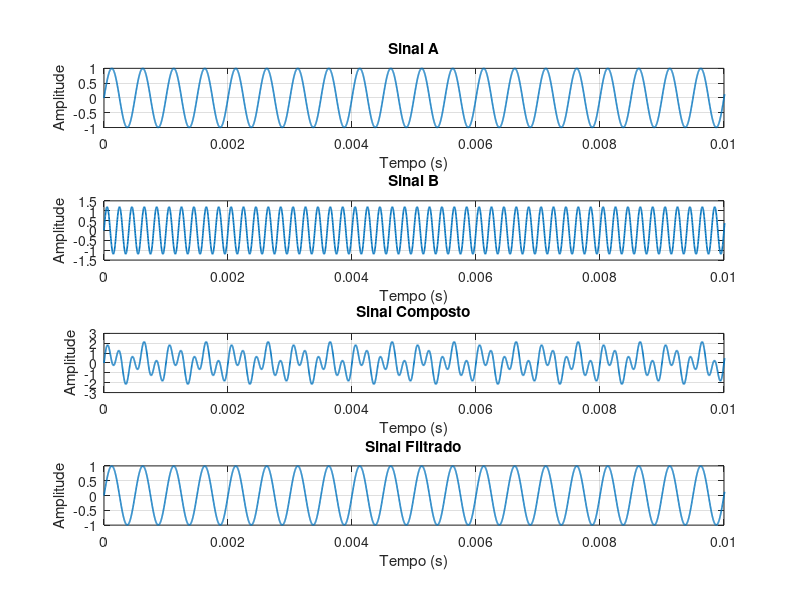
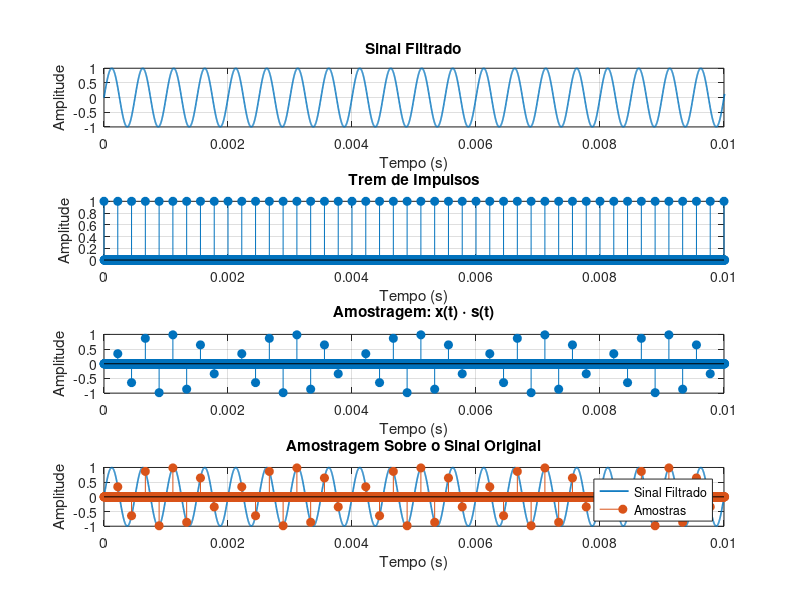
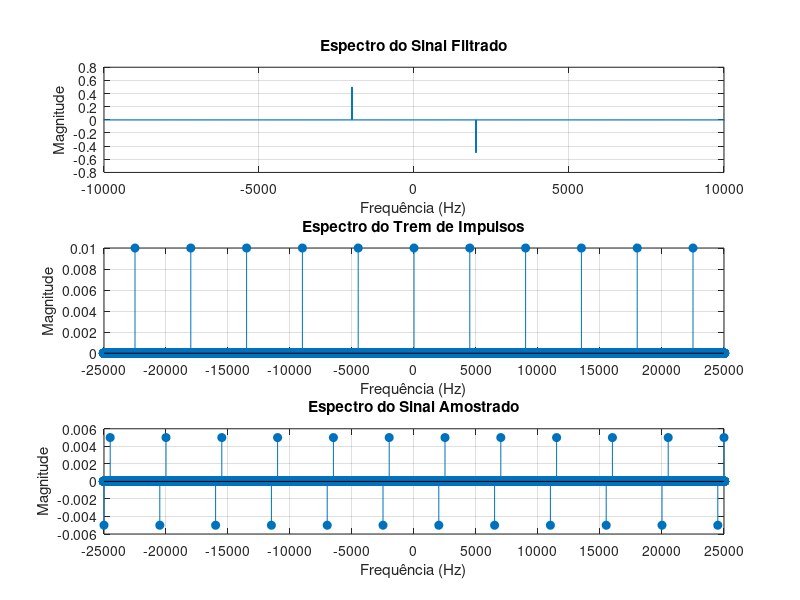
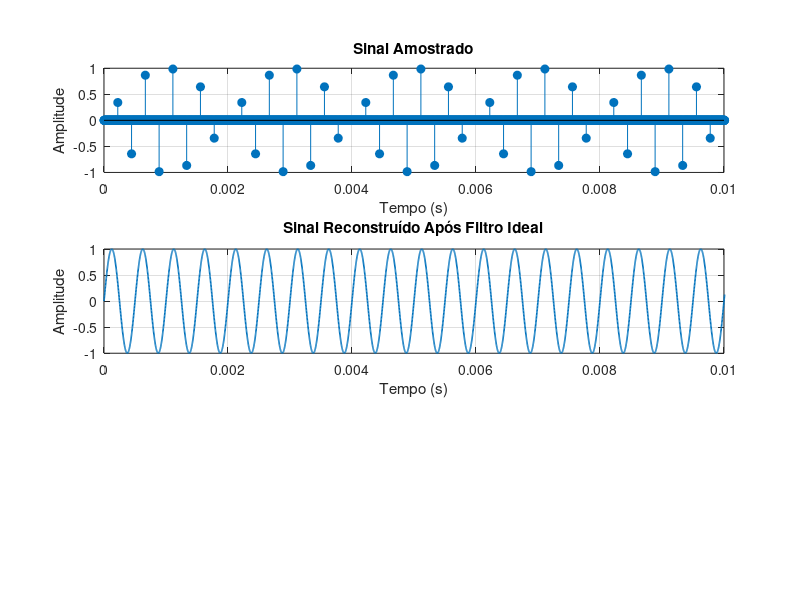

MATLAB code to generate these figures, in order:
clear;
clc;
close all;

pkg load signal;

f1 = 2e3;%Frequencia da senoide a ser amostrada
f2 = 5e3;%Frequencia da senoide do impulso na frequencia
A1 = 1.0;%Amplitude da senoide a ser amostrada
A2 = 1.2;%Amplitude da senoide do impulso na frequencia

fs = 4.5e3; %Frequencia de amostragem
Ts = 1/fs; %Periodo de amostragem
fatorCompassagem = 100; %Fator de compassagem pra permitir escolher qualquer frequencia de amostragem e criar a grade computacional baseada nela
fAnalog = fatorCompassagem * fs; %Frequencia da grade computacional
Ta = 1/fAnalog;%Frequencia da grade computacional
tempoTotal = 1;%Tempo total de simulação
t = 0:Ta:tempoTotal-Ta;%Grade computacional
nPAnalog = length(t);%Total de pontos da grade
fCorte = 2.25e3; %Frequencia de corte do filtro passa baixas anti aliasing
fCorteReconstrucao = fs/2; %Frequencia de corte do filtro passa baixas de reconstrução

sinalA = A1*sin(2*pi*f1*t);%Sinal a ser amostrado
sinalB = A2*sin(2*pi*f2*t);%Sinal que fornece o impulso em frequencia
sinalComposto = sinalA + sinalB;

%Emulando um filtro ideal criando uma grade no modelo da computacional
filtroIdeal = zeros(1,nPAnalog);

for i = 1:nPAnalog
    fAtual = (i-1)*(fAnalog/nPAnalog);

    if fAtual <= fCorte || fAtual >= (fAnalog-fCorte)
        filtroIdeal(i) = 1;
    else
        filtroIdeal(i) = 0;
    end
end

sinalCompostoFFT = fft(sinalComposto);%Jogando na frequencia para retirar o espectro da segunda senoide
sinalFiltradoFFT = sinalCompostoFFT .* filtroIdeal;%Filtro no tempo pra retirar o espectro da segunda senoide
sinalFiltrado = real(ifft(sinalFiltradoFFT));%Volto pro dominio do tempo pra ter o meu sinal filtrado e no tempo

figure('Position',[100 100 1200 900]);

subplot(4,1,1);
plot(t,sinalA,'LineWidth',1.2);
grid on;
xlabel('Tempo (s)');
ylabel('Amplitude');
title('Sinal A');
xlim([0 0.01]);

subplot(4,1,2);
plot(t,sinalB,'LineWidth',1.2);
grid on;
xlabel('Tempo (s)');
ylabel('Amplitude');
title('Sinal B');
xlim([0 0.01]);

subplot(4,1,3);
plot(t,sinalComposto,'LineWidth',1.2);
grid on;
xlabel('Tempo (s)');
ylabel('Amplitude');
title('Sinal Composto');
xlim([0 0.01]);

subplot(4,1,4);
plot(t,sinalFiltrado,'LineWidth',1.2);
grid on;
xlabel('Tempo (s)');
ylabel('Amplitude');
title('Sinal Filtrado');
xlim([0 0.01]);

kPasso = round(Ts/Ta);

tremImpulsos = zeros(1,nPAnalog);%Grade computacional do trem de impulsos
tremImpulsos(1:kPasso:end) = 1;%Faço a área dele tender a 1

sinalAmostrado = sinalFiltrado .* (tremImpulsos);%Amostrando o sinal x(t).s(t)

figure('Position',[100 100 1200 750]);

subplot(4,1,1);
plot(t,sinalFiltrado,'LineWidth',1.2);
grid on;
xlabel('Tempo (s)');
ylabel('Amplitude');
title('Sinal Filtrado');
xlim([0 0.01]);

subplot(4,1,2);
stem(t,tremImpulsos,'filled');
grid on;
xlabel('Tempo (s)');
ylabel('Amplitude');
title('Trem de Impulsos');
xlim([0 0.01]);

subplot(4,1,3);
stem(t,sinalAmostrado,'filled');
grid on;
xlabel('Tempo (s)');
ylabel('Amplitude');
title('Amostragem: x(t) \cdot s(t)');
xlim([0 0.01]);

subplot(4,1,4);
plot(t,sinalFiltrado,'LineWidth',1.2);
hold on;
stem(t,sinalAmostrado,'filled');
grid on;
xlabel('Tempo (s)');
ylabel('Amplitude');
title('Amostragem Sobre o Sinal Original');
xlim([0 0.01]);
legend('Sinal Filtrado','Amostras');
hold off;

f = (-nPAnalog/2:nPAnalog/2-1)*(fAnalog/nPAnalog);%Criando a grade computacional da frequencia

sinalFiltradoFFT = fftshift(fft(sinalFiltrado))/nPAnalog;%Espectro de frequencia do sinal
tremImpulsosFFT = fftshift(fft(tremImpulsos))/nPAnalog;%Espectro de frequencia do trem
sinalAmostradoFFT = fftshift(fft(sinalAmostrado))/nPAnalog;%Espectro da amostragem

figure('Position',[100 100 1200 750]);

subplot(3,1,1);
plot(f,imag(sinalFiltradoFFT),'LineWidth',1.2);
grid on;
xlabel('Frequência (Hz)');
ylabel('Magnitude');
title('Espectro do Sinal Filtrado');
xlim([-10000 10000]);

subplot(3,1,2);
stem(f,abs(tremImpulsosFFT),'filled');
grid on;
xlabel('Frequência (Hz)');
ylabel('Magnitude');
title('Espectro do Trem de Impulsos');
xlim([-25000 25000]);
xticks(-25000:5000:25000);

subplot(3,1,3);
stem(f,imag(sinalAmostradoFFT),'filled');
grid on;
xlabel('Frequência (Hz)');
ylabel('Magnitude');
title('Espectro do Sinal Amostrado');
xlim([-25000 25000]);
xticks(-25000:5000:25000);

%Filtro ideal de reconstrução aplicado após a amostragem
filtroReconstrucao = zeros(1,nPAnalog);

for i = 1:nPAnalog
    fAtual = (i-1)*(fAnalog/nPAnalog);

    if fAtual <= fCorteReconstrucao || fAtual >= (fAnalog-fCorteReconstrucao)
        filtroReconstrucao(i) = 1;
    else
        filtroReconstrucao(i) = 0;
    end
end

sinalAmostradoFFTOriginal = fft(sinalAmostrado);
sinalReconstruidoFFT = sinalAmostradoFFTOriginal .* filtroReconstrucao;
sinalReconstruido = real(ifft(sinalReconstruidoFFT)) * kPasso;

figure('Position',[100 100 1200 750]);

subplot(3,1,1);
stem(t,sinalAmostrado,'filled');
grid on;
xlabel('Tempo (s)');
ylabel('Amplitude');
title('Sinal Amostrado');
xlim([0 0.01]);

subplot(3,1,2);
plot(t,sinalReconstruido,'LineWidth',1.2);
grid on;
xlabel('Tempo (s)');
ylabel('Amplitude');
title('Sinal Reconstruído Após Filtro Ideal');
xlim([0 0.01]);
